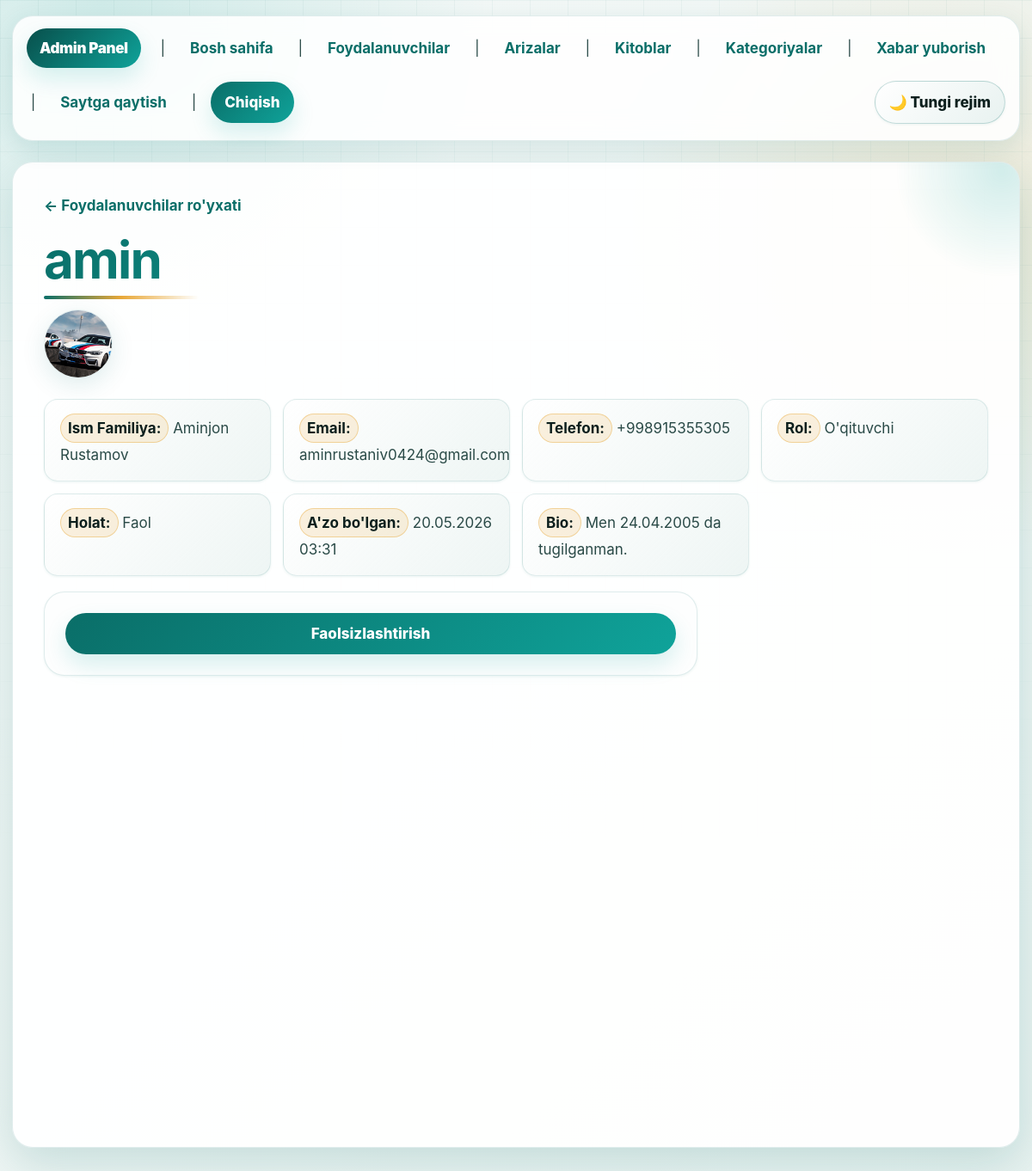
The page /dashboard/users/2/ (signed in) on the database its author committed.
### main/models.py (models this page shows, shortened)
class User(AbstractUser):
    class Role(models.TextChoices):
        STUDENT = 'student', 'Talaba'
        TEACHER = 'teacher', "O'qituvchi"
        ADMIN   = 'admin',   'Admin'
    role = models.CharField(
        max_length=10,
        choices=Role.choices,
        default=Role.STUDENT,
        verbose_name="Rol",
    )
    avatar = models.ImageField(
        upload_to='avatars/',
        null=True,
        blank=True,
        verbose_name="Profil rasmi",
    )
    bio = models.TextField(
        blank=True,
        verbose_name="Biografiya",
    )
    phone = models.CharField(
        max_length=20,
        blank=True,
        verbose_name="Telefon raqami",
    )
    created_at = models.DateTimeField(auto_now_add=True)
    updated_at = models.DateTimeField(auto_now=True)
    groups = models.ManyToManyField(
        'auth.Group',
        related_name='custom_user_set',
        blank=True,
        verbose_name='groups',
    )
    user_permissions = models.ManyToManyField(
        'auth.Permission',
        related_name='custom_user_set',
        blank=True,
        verbose_name='user permissions',
    )
    class Meta:
        verbose_name = "Foydalanuvchi"
        verbose_name_plural = "Foydalanuvchilar"

### main/views.py (the view)
# urls.py: path('dashboard/users/<int:pk>/', views.AdminUserDetailView.as_view(), name='admin-user-detail'),
class AdminUserDetailView(AdminRequiredMixin, View):
    template_name = 'admin_panel/user_detail.html'
    def get(self, request, pk):
        profile_user = get_object_or_404(User, pk=pk)
        requests     = TeacherRequest.objects.filter(user=profile_user).order_by('-created_at')
        sent_msgs    = AdminMessage.objects.filter(recipient=profile_user).order_by('-created_at')
        context = {
            'profile_user': profile_user,
            'requests':     requests,
            'sent_messages': sent_msgs,
        }
        return render(request, self.template_name, context)

### main/views.py (called while the page is built)
    def dispatch(self, request, *args, **kwargs):
        if not request.user.is_authenticated:
            return self.handle_no_permission()
        if request.user.role != User.Role.ADMIN:
            return HttpResponseForbidden("Bu sahifa faqat adminlar uchun.")
        return super().dispatch(request, *args, **kwargs)

### main/templates/admin_panel/user_detail.html (shortened to what this page needs)
{% extends 'admin_panel/base_admin.html' %}
{% block content %}
<p><a href="{% url 'main:admin-user-list' %}">&larr; Foydalanuvchilar ro'yxati</a></p>
<h1>{{ profile_user.username }}</h1>
{% if profile_user.avatar %}
    <img src="{{ profile_user.avatar.url }}" alt="Avatar" width="80"><br>
{% endif %}
<ul>
    <li><strong>Ism Familiya:</strong> {{ profile_user.get_full_name|default:"—" }}</li>
    <li><strong>Email:</strong> {{ profile_user.email|default:"—" }}</li>
    <li><strong>Telefon:</strong> {{ profile_user.phone|default:"—" }}</li>
    <li><strong>Rol:</strong> {{ profile_user.get_role_display }}</li>
    <li><strong>Holat:</strong> {% if profile_user.is_active %}Faol{% else %}Faol emas{% endif %}</li>
    <li><strong>A'zo bo'lgan:</strong> {{ profile_user.date_joined|date:"d.m.Y H:i" }}</li>
    {% if profile_user.bio %}<li><strong>Bio:</strong> {{ profile_user.bio }}</li>{% endif %}
</ul>
{% if profile_user.role != 'admin' %}
    <form method="post" action="{% url 'main:admin-user-toggle' profile_user.pk %}">
        {% if profile_user.is_active %}
            <button type="submit">Faolsizlashtirish</button>
        {% else %}
            <button type="submit">Faollashtirish</button>
        {% endif %}
    </form>
{% endif %}
{% endblock %}

### rows shown on the page
User: avatar (picture), get_full_name "Aminjon Rustamov", email "aminrustaniv0424@gmail.com", phone "+998915355305", role "O'qituvchi", date_joined "20.05.2026 03:31", bio "Men 24.04.2005 da tugilganman."
